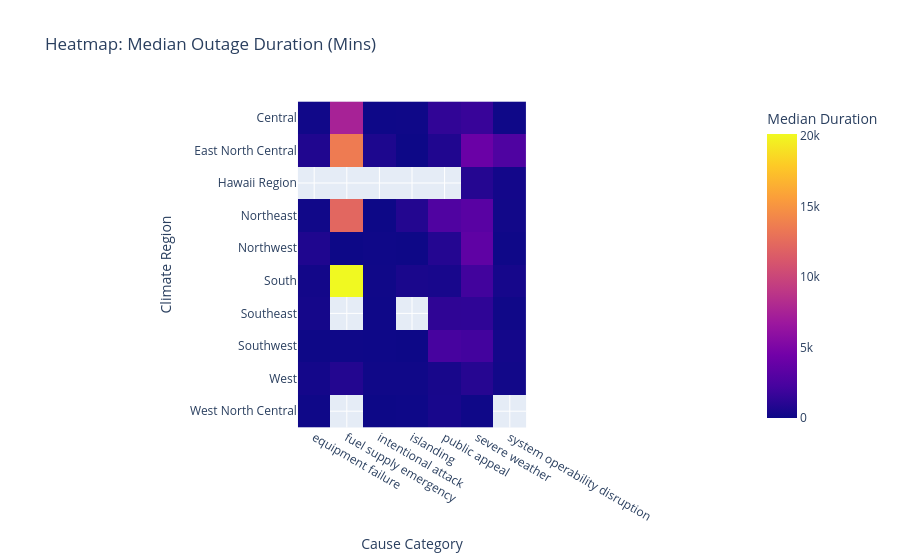

Source (notebook cell):
### Code cell
#### Visualize the pivot table as a heatmap
import plotly.express as px
fig_heat = px.imshow(pivot_table, 
                     labels=dict(x="Cause Category", y="Climate Region", color="Median Duration"),
                     title="Heatmap: Median Outage Duration (Mins)")
fig_heat.show()

### Figure 1 — Plotly figure (JSON) as saved in the notebook; plotly's stock layout.template omitted (floating-point values rounded to 4 significant figures)
{"data": [{"coloraxis": "coloraxis", "hovertemplate": "Cause Category: %{x}<br>Climate Region: %{y}<br>Median Duration: %{z}<extra></extra>", "name": "0", "type": "heatmap", "x": ["equipment failure", "fuel supply emergency", "intentional attack", "islanding", "public appeal", "severe weather", "system operability disruption"], "xaxis": "x", "y": ["Central", "East North Central", "Hawaii Region", "Northeast", "Northwest", "South", "Southeast", "Southwest", "West", "West North Central"], "yaxis": "y", "z": [[149.0, 7500.0, 50.0, 96.0, 1410.0, 1688.0, 65.0], [761.0, 13560.0, 648.5, 1.0, 733.0, 4050.0, 2694.0], [NaN, NaN, NaN, NaN, NaN, 955.0, 237.0], [159.0, 12240.0, 1.0, 881.0, 2760.0, 3189.0, 191.0], [702.0, 1.0, 74.0, 21.0, 898.0, 3507.0, 60.0], [227.0, 20160.0, 100.0, 493.5, 422.0, 2100.0, 373.0], [308.5, NaN, 95.5, NaN, 1337.0, 1355.0, 110.0], [35.0, 76.0, 56.0, 2.0, 2275.0, 2140.0, 284.0], [269.0, 882.5, 108.0, 128.5, 420.0, 975.5, 199.0], [61.0, NaN, 0.5, 56.0, 439.5, 83.0, NaN]]}], "layout": {"coloraxis": {"colorbar": {"title": {"text": "Median Duration"}}, "colorscale": [[0, "#0d0887"], [0.1111, "#46039f"], [0.2222, "#7201a8"], [0.3333, "#9c179e"], [0.4444, "#bd3786"], [0.5556, "#d8576b"], [0.6667, "#ed7953"], [0.7778, "#fb9f3a"], [0.8889, "#fdca26"], [1, "#f0f921"]]}, "title": {"text": "Heatmap: Median Outage Duration (Mins)"}, "xaxis": {"anchor": "y", "constrain": "domain", "domain": [0, 1], "scaleanchor": "y", "title": {"text": "Cause Category"}}, "yaxis": {"anchor": "x", "autorange": "reversed", "constrain": "domain", "domain": [0, 1], "title": {"text": "Climate Region"}}}}
